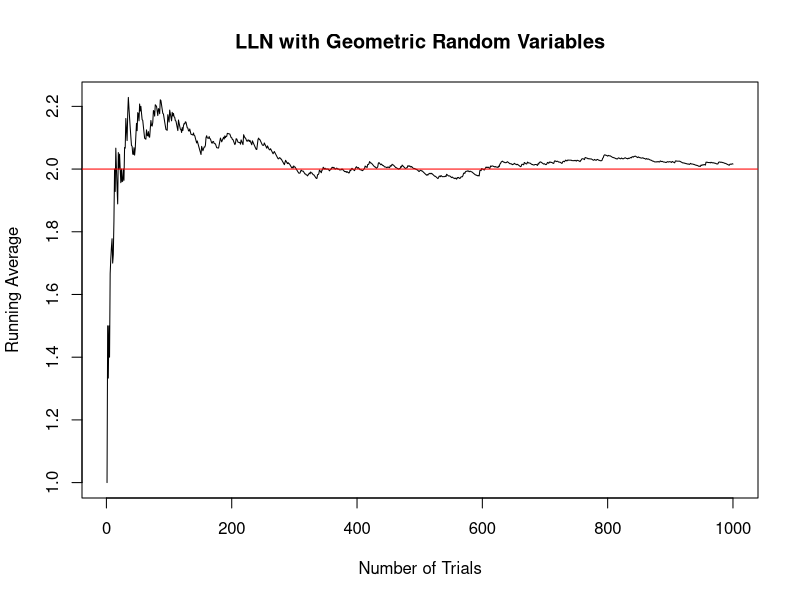
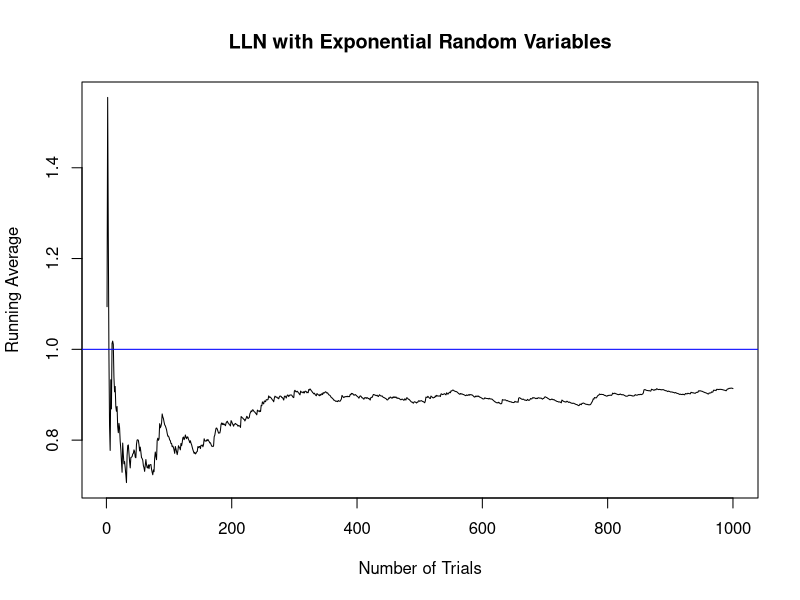
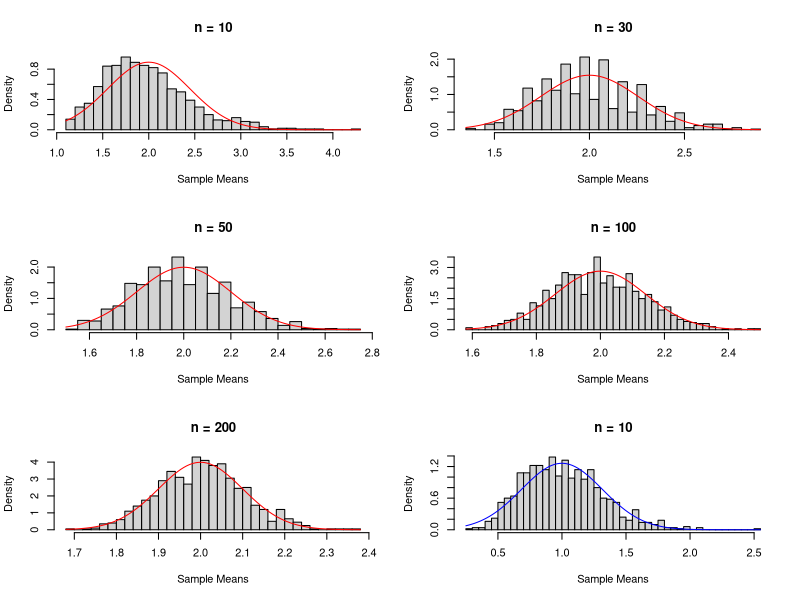
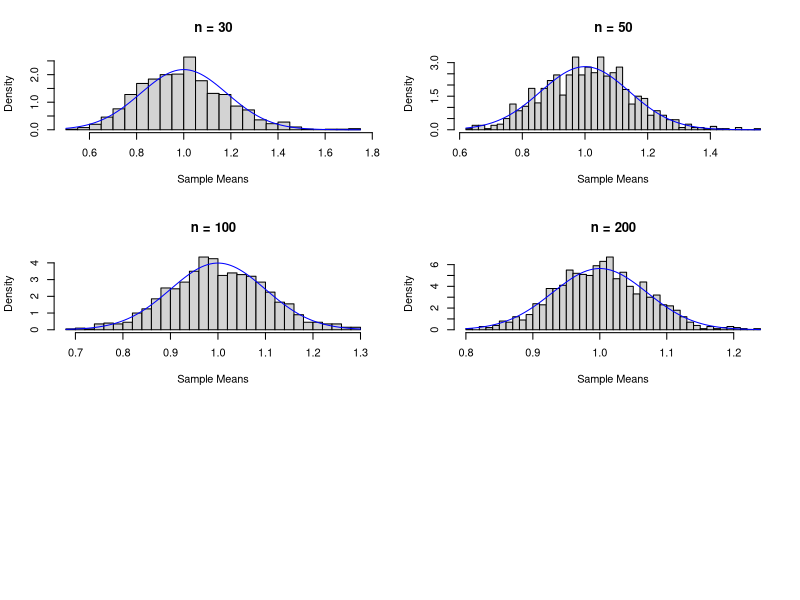

Reproduce these figures in R, in order.
## ---- chunk 1
# Defining the values and probabilities for Investment A
values_A <- c(7000000, 2000000, -1000000)
probabilities_A <- c(0.09, 0.39, 0.52)

# Calculating the expectation for Investment A
expectation_A <- sum(values_A * probabilities_A)
expectation_A
## ---- chunk 2
# Defining the values and probabilities for Investment B
values_B <- c(11000000, 2000000, -1000000)
probabilities_B <- c(0.10, 0.43, 0.47)

# Calculating the expectation for Investment B
expectation_B <- sum(values_B * probabilities_B)
expectation_B
## ---- chunk 3
# Defining the values and probabilities for Investment C
values_C <- c(5000000, 0, -1000000)
probabilities_C <- c(0.15, 0.18, 0.67)

# Calculating the expectation for Investment C
expectation_C <- sum(values_C * probabilities_C)
expectation_C
## ---- chunk 4
# Each question has a 1/4 chance of being correct, and she must get the first two wrong.
prob_a <- (3/4)^2 * (1/4)
prob_a
## ---- chunk 5
# Using binomial distribution to find the probabilities for exactly 3 and exactly 4 correct answers
prob_b3 <- dbinom(3, size = 5, prob = 1/4)
prob_b4 <- dbinom(4, size = 5, prob = 1/4)
prob_b_total <- prob_b3 + prob_b4
prob_b_total
## ---- chunk 6
# "Majority" means more than half, so 3 or more out of 5
prob_c <- sum(dbinom(3:5, size = 5, prob = 1/4))
prob_c
## ---- chunk 7
# Demonstrating exponential distribution functions
pexp_0_4_lower <- pexp(0.4, 4, lower.tail = TRUE)
pexp_0_4_upper <- pexp(0.4, 4, lower.tail = FALSE)
qexp_0_8 <- qexp(0.8, 4, lower.tail = TRUE)
random_exp_values <- rexp(5, 4)
pexp_0_4_lower
pexp_0_4_upper
qexp_0_8
random_exp_values
## ---- chunk 8
prob_a <- pnorm(224, mean = 200, sd = 16, lower.tail = FALSE)
prob_a
## ---- chunk 9
prob_b <- pnorm(224, mean = 200, sd = 16) - pnorm(186, mean = 200, sd = 16)
prob_b
## ---- chunk 10
quantile_c <- qnorm(0.25, mean = 200, sd = 16)
quantile_c
## ---- chunk 11
prob_d <- (pnorm(240, mean = 200, sd = 16) - pnorm(210, mean = 200, sd = 16)) / pnorm(240, mean = 200, sd = 16, lower.tail = FALSE)
prob_d
## ---- chunk 12
IQR_estimate <- qnorm(0.75, mean = 200, sd = 16) - qnorm(0.25, mean = 200, sd = 16)
IQR_estimate
## ---- chunk 13
prob_f <- (pnorm(220, mean = 200, sd = 16) - pnorm(210, mean = 200, sd = 16)) / pnorm(220, mean = 200, sd = 16, lower.tail = FALSE)
prob_f
## ---- chunk 14
prob_g <- pnorm(220, mean = 200, sd = 16, lower.tail = FALSE) / pnorm(200, mean = 200, sd = 16, lower.tail = FALSE)
prob_g
## ---- chunk 15
# Define the earnings and their probabilities
earnings <- c(-8, 5, 10)
probabilities <- c(3/6, 3/6, 1/6)  # Outcomes: 1,2; 3,4,5; 6

# Create a probability distribution table
probability_distribution <- data.frame(Earnings = earnings, Probability = probabilities)
probability_distribution
## ---- chunk 16
# Calculate expected winnings using a for loop
expected_winnings <- 0
for (i in 1:length(earnings)) {
  expected_winnings <- expected_winnings + earnings[i] * probabilities[i]
}
expected_winnings
## ---- chunk 17
# Calculate variance of winnings using a for loop
mean_winnings <- expected_winnings
variance_winnings <- 0
for (i in 1:length(earnings)) {
  variance_winnings <- variance_winnings + probabilities[i] * (earnings[i] - mean_winnings)^2
}
variance_winnings
## ---- chunk 18
# Simulation of 20 people playing the game
set.seed(2024)  # Setting a random seed for reproducibility
simulated_winnings <- replicate(20, sum(sample(earnings, size = 1, prob = probabilities, replace = TRUE)))
total_winnings <- sum(simulated_winnings)
total_winnings
## ---- chunk 19
total_pens <- 23
defective_pens <- 5
selected_pens <- 3

# X values: 0 to minimum(selected_pens, defective_pens)
x_values <- 0:min(selected_pens, defective_pens)
# Calculating the probabilities
probabilities <- dhyper(x_values, defective_pens, total_pens - defective_pens, selected_pens)
data.frame(X = x_values, Probability = probabilities)
## ---- chunk 20
expected_defectives <- sum(x_values * probabilities)
expected_defectives
## ---- chunk 21
expected_formula <- selected_pens * defective_pens / total_pens
expected_formula
## ---- chunk 22
# Illustrating LLN with geometric random variables
set.seed(2024)  # Ensuring reproducibility
n <- 1000  # Number of random variables
p <- 0.5   # Probability of success
geometric_vars <- rgeom(n, prob = p) + 1  # Geometric distribution starts at 1
average_geometric <- cumsum(geometric_vars) / (1:n)
plot(average_geometric, type = 'l', main = "LLN with Geometric Random Variables", xlab = "Number of Trials", ylab = "Running Average")
abline(h = 1/p, col = "red")
## ---- chunk 23
# Illustrating LLN with exponential random variables
lambda <- 1  # Rate parameter
exponential_vars <- rexp(n, rate = lambda)
average_exponential <- cumsum(exponential_vars) / (1:n)
plot(average_exponential, type = 'l', main = "LLN with Exponential Random Variables", xlab = "Number of Trials", ylab = "Running Average")
abline(h = 1/lambda, col = "blue")
## ---- chunk 24
set.seed(2024)  # Ensuring reproducibility
samples <- 1000  # Number of samples for each graph
sample_size <- c(10, 30, 50, 100, 200)  # Different sizes of each sample
p <- 0.5  # Probability for geometric distribution, define it according to your case
par(mfrow=c(3,2))  # Setting up plotting area for 5 graphs

for (n in sample_size) {
  means <- replicate(samples, mean(rgeom(n, prob = p) + 1))
  hist(means, probability = TRUE, main = paste("n =", n), xlab = "Sample Means", breaks = 40)
  curve(dnorm(x, mean = 1/p, sd = sqrt((1-p) / (p^2 * n))), add = TRUE, col = "red")
}
## ---- chunk 25
for (n in sample_size) {
  means <- replicate(samples, mean(rexp(n, rate = lambda)))
  hist(means, probability = TRUE, main = paste("n =", n), xlab = "Sample Means", breaks = 40)
  curve(dnorm(x, mean = 1/lambda, sd = sqrt(1 / (lambda^2 * n))), add = TRUE, col = "blue")
}
